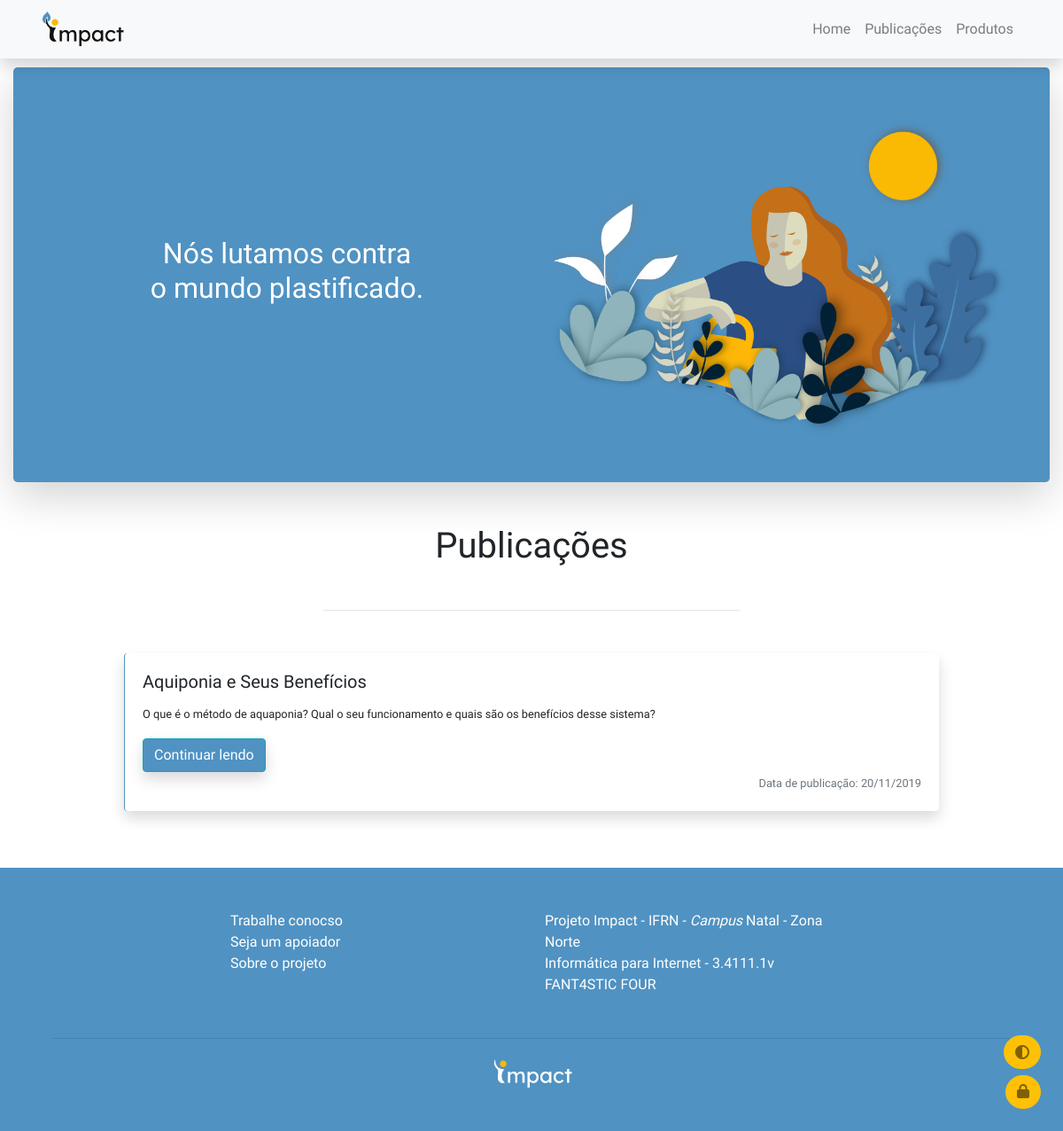
The app's page /, older data.
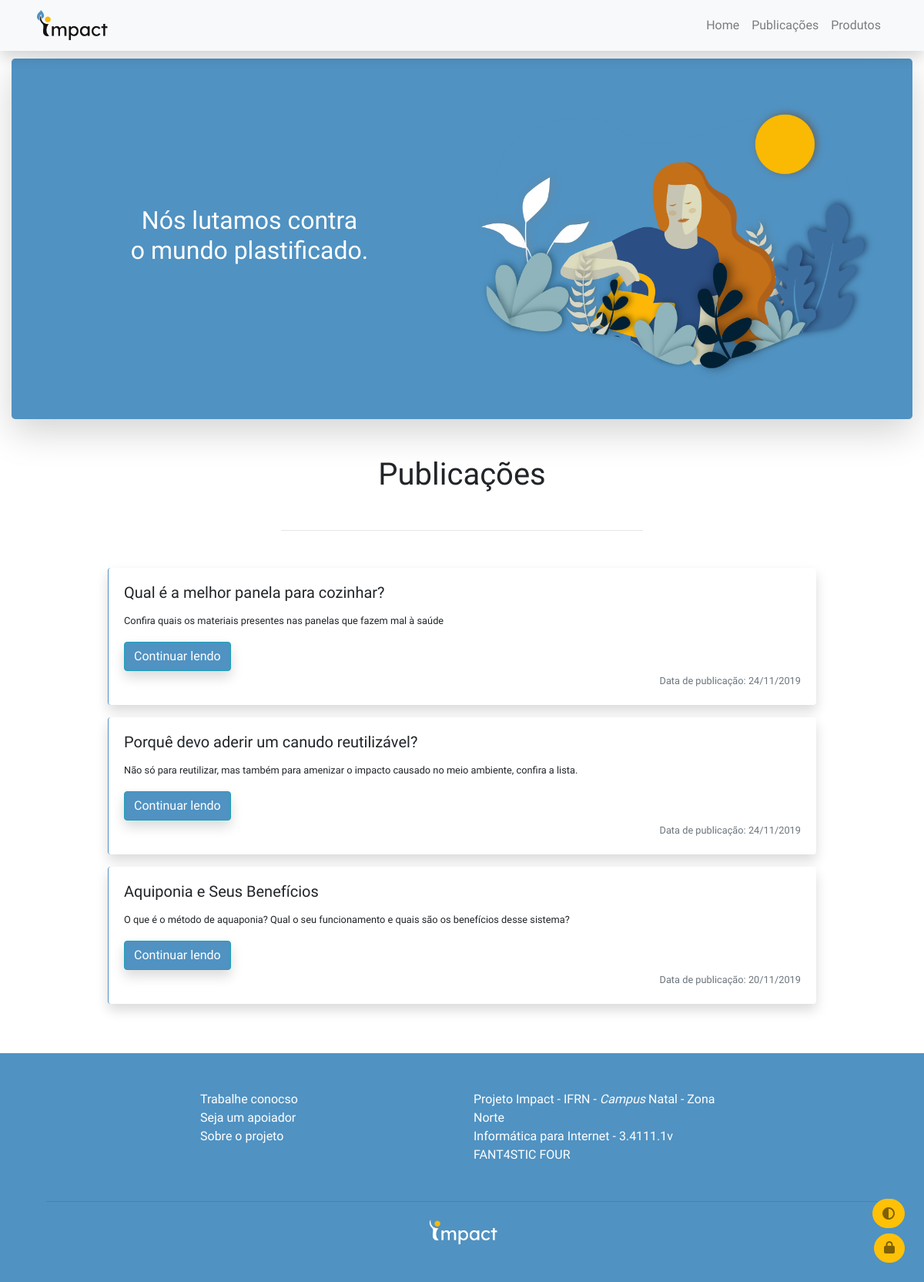
The same page, newer data.
### tables this page shows
CREATE TABLE `publicacoes` (
  `id` int(11) NOT NULL,
  `titulo` varchar(100) NOT NULL,
  `descricao` varchar(300) NOT NULL,
  `texto_completo` text NOT NULL,
  `data_publicacao` datetime NOT NULL,
  `anexo` varchar(200) NOT NULL,
  `link_imagem` varchar(8000) NOT NULL
);

### application/controllers/Home.php (called while the page is built, shortened)
<?php
class Home extends CI_Controller {
	public function index() {
		$this->load->model('publicacoes_model', 'publicacoes');
		$data['publicacoes'] = $this->publicacoes->getPublicacoes();
		$this->load->view('index', $data);
	}
}

### index.php (called while the page is built, shortened)
<?php
require_once BASEPATH.'core/CodeIgniter.php';

### application/models/Publicacoes_model.php (called while the page is built, shortened)
<?php
class Publicacoes_model extends CI_Model {
	public function getPublicacoes() {
		$this->db->order_by('id','DESC');
		$query = $this->db->get('publicacoes');
		return $query->result();
	}
}

### application/views/index.php (the view, shortened to what this page needs)
<!DOCTYPE html>
<html lang="pt-BR">
  <head>
    <link rel="stylesheet" href="https://stackpath.bootstrapcdn.com/bootstrap/4.3.1/css/bootstrap.min.css">
  </head>
  <body class=" mt-5 pt-1">
    <button id="dark-mode" class="btn btn-warning text-black-50 floating2"><i class="fas fa-adjust"></i></button>
    <a title="Área do Administrador" href="login" class="btn btn-warning text-black-50 floating"><i class="fas fa-lock"></i></a>
    <?php $this->load->view('navbar'); ?>
    <section id="Home">
        <div class="container-fluid mt-4">
            <div class="carousel bg-info shadow-lg rounded-lg p-5">
                <div class="row align-items-center">
                    <div class="col-md-6">
                        <h2 class="text-center text-white">Nós lutamos contra <br>o mundo plastificado.</h2>
                    </div>
                    <div class="col-md-6">
                        <img src="<?php echo base_url();?>/assets/img/home-impact.png" class="img-fluid">
                    </div>
                </div>
            </div>
        </div>
    </section>
    <section class="mt-5">
      <h1 class="text-center mt-5 mb-5">Publicações</h1>
      <div class="col-5 mt-5 mx-auto"><hr></div>
      <div class="container-fluid my-5">
          <div class="container">
              <div class="row">
                <?php $contador = 0;
                    foreach ($publicacoes as $publicacao) { ?>
                      <div class="col-md-10 mx-auto">
                        <div class="card mb-3 border-left border-info border-top-0 border-bottom-0 border-right-0 shadow">
                          <div class="card-body">
                            <h5 class="card-title"><?php echo $publicacao->titulo ?></h5>
                            <p class="card-text"><small><?php echo $publicacao->descricao ?></small></p>
                            <a href="publicacao/?id=<?php echo $publicacao->id;?>" class="btn btn-info shadow">Continuar lendo</a>
                            <p class="card-text text-right"><small class="text-muted"><?php
                              $sampleDate = $publicacao->data_publicacao;
                              $convertDate = date("d/m/Y", strtotime($sampleDate));
                              echo "Data de publicação: ",$convertDate;
                             ?></small></p>
                          </div>
                        </div>
                      </div>
                <?php $contador++;}?>
              </div><span id="contato"></span>
          </div>
      </div>
    </section>
    <?php $this->load->view('rodape'); ?>
  </body>
</html>

### application/views/navbar.php (shortened to what this page needs)
<nav class="navbar navbar-expand-lg  fixed-top shadow navbar-light bg-light px-5">
    	<a id="navbar-brand" class="navbar-brand" href="<?php echo base_url();?>">
         <img id="logo" src="<?php echo base_url();?>/assets/img/logo.png" height="40">
      </a>
  	  <div class="collapse navbar-collapse" id="navbarSupportedContent">
  	    <ul class="navbar-nav ml-auto">
  	      <li class="nav-item">
  	        <a class="nav-link" href="<?php echo base_url();?>">Home</a>
  	      </li>
  	      <li class="nav-item">
  	        <a class="nav-link" href="<?php echo base_url();?>#publicacoes" data-smooth="#publicacoes">Publicações</a>
  	      </li>
  	      <li class="nav-item">
  	        <a class="nav-link" href="<?php echo base_url();?>produtos">Produtos</a>
  	      </li>
  	    </ul>
  	  </div>
    </nav>

### application/views/rodape.php
<footer class="footer mt-auto py-5 bg-info">
  <div class="container">
    <div class="row col-8  mx-auto">
      <div class="col-md-6 text-left">
        <a class="text-white d-block" href="">Trabalhe conocso</a>
        <a class="text-white d-block" href="">Seja um apoiador</a>
        <a class="text-white d-block" href="">Sobre o projeto</a>
      </div>
      <div class="col-md-6">
        <span class="text-white">Projeto Impact - IFRN - <i>Campus</i> Natal - Zona Norte</span><br>
        <span class="text-white">Informática para Internet - 3.4111.1v</span><br>
        <span class="text-white">FANT4STIC FOUR</span>
      </div>
    </div>
    <div class="col-12 mt-5 mx-auto"><hr></div>
    <div class="container text-center">
      <img id="logo" src="<?php echo base_url();?>/assets/img/logo-white.png" height="40">
    </div>
  </div>
</footer>

### application/views/index.php (style rules this page uses)
* { font-family: 'Lexend Deca', sans-serif }
html { scroll-behavior: smooth }
.bg-info { background-color: #5092c2 !important; }
.btn-info { background-color: #5092c2 !important; }
.border-info { border-color: #5092c2 !important; }
.floating { position: fixed; bottom: 25px; right: 25px; z-index: 1060; border-radius:30px; }
.floating2 { position: fixed; bottom: 70px; right: 25px; z-index: 1060; border-radius:30px; }

Row changes from the older to the newer data that the page shows:
added publicacoes: titulo "Qual é a melhor panela para cozinhar?", descricao "Confira quais os materiais presentes nas panelas que fazem mal à saúde", data_publicacao "24/11/2019"
added publicacoes: titulo "Porquê devo aderir um canudo reutilizável?", descricao "Não só para reutilizar, mas também para amenizar o impacto causado no meio ambiente, confira a lista.", data_publicacao "24/11/2019"
